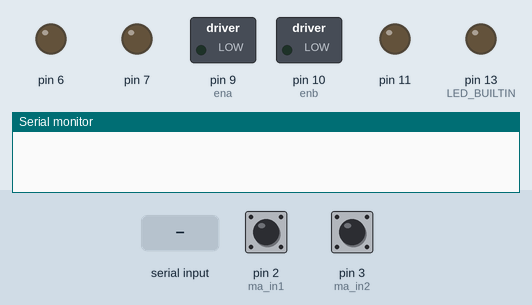
Bench run of a sketch on a simulated Arduino Uno, built with avr-gcc and run on an emulated ATmega328P. Shown: switched loads named in the sketch (green lamp = pin HIGH), output pins drawn as LEDs (lit = HIGH), the last lines printed to the serial monitor. Inputs (shaded band) come from the test bench; at power-on: pin 2 (ma_in1) HIGH, pin 3 (ma_in2) HIGH.

Above: at 1.2 s.
1.3 s: "1" received over Serial
At 2.2 s:
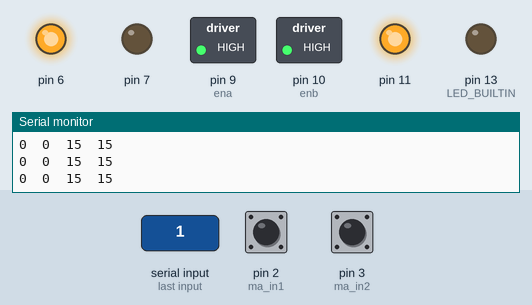
Timing chart, 0 to 4.3 s (numbered marks = the images above; inputs shaded):
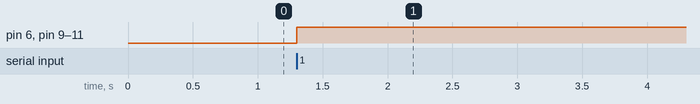

Measured:
- after the input at 1.3 s, pin 6, pin 9 (ena), pin 10 (enb), pin 11: LOW → HIGH at once

The sketch:

Navigation.ino
```cpp
// #include <QMC5883LCompass.h>
#include "Communication.h"
#include "SpeedCal.h"
#include "PID.h"
#include "Motor_Controller.h"
#include "Main_Controller.h"


const int motorA_dir1 = 6;
const int motorA_dir2 = 7;
const int motorB_dir1 = 9;
const int motorB_dir2 = 8;
const int motorA_en = 10;
const int motorB_en = 11;
void setup()
{

    pinMode(encoderA, INPUT);
    pinMode(encoderB, INPUT);
    pinMode(LED_BUILTIN, OUTPUT);
    attachInterrupt(digitalPinToInterrupt(encoderA), isrA, RISING);
    attachInterrupt(digitalPinToInterrupt(encoderB), isrB, RISING);
    Serial.begin(9600);
}

void test_main_controoler_linear()
{
    PID_data pid_control_variables = {0.225f, 0.36f, 0.0f};
    MotorController motors = MotorController(motorA_dir1,
                                             motorA_dir2,
                                             motorB_dir1,
                                             motorB_dir2,
                                             motorA_en,
                                             motorB_en);
    MainController controller = MainController(&motors,pid_control_variables);
    controller.set_motor_speed(15.0f,-15.0f);

    while(1){
        wait_for_serial();
        uint64_t time = micros();
        float delta = 0.0f;
        while (1)
        {
            controller.control_speed(speedA,speedB,delta);
            if(Serial.available()){
                wait_for_serial();
                motors.Brake_A();
                motors.Brake_B();
                motors.control(0.0f,0.0f);
                break;
            }
            Serial.print("SpeedA: ");
            Serial.print(speedA);
            Serial.print(',');
            Serial.print("SpeedB: ");
            Serial.print(speedB);
            Serial.println();

            delta = float(micros() - time)/1.0e6f;
            time = micros();

        }

    }
}


void test_go_distance(){

    PID_data pid_control_variables = {0.225f, 0.36f, 0.0f};
    MotorController motors = MotorController(motorA_dir1,
                                             motorA_dir2,
                                             motorB_dir1,
                                             motorB_dir2,
                                             motorA_en,
                                             motorB_en);
    MainController controller = MainController(&motors,pid_control_variables);
    while(1){
        wait_for_serial();
        controller.set_linear_distance(counterA,counterB,15.0f);
        uint64_t time = micros();
        float delta = 0.0f;
        while (1)
        {
            bool status = controller.go_linear_distance(counterA,counterB,speedA,speedB,delta);
            if(status){
                break;
            }
            Serial.print((int)counterA);
            Serial.print('\t');
            Serial.print((int)counterB);
            Serial.print('\t');
            Serial.print((int)controller.m_target_countA);
            Serial.print('\t');
            Serial.print((int)controller.m_target_countB);
            Serial.println();
            delta = float(micros() - time)/1.0e6f;
            time = micros();
        }

    }
}

void loop()
{

    test_go_distance();
}
```

Communication.h
```cpp
#ifndef COMMUNICATION_HEADER
#define COMMUNICATION_HEADER

struct Data{
        float Kp = 0.0f;
        float Ki = 0.0f;
        float Kd = 0.0f;
        float set_point = 0.0f;
};

void wait_for_serial(){
    while (!Serial.available())
    {
        /* code */
    }
    while(Serial.available()){
        Serial.read();
    }

}

Data get_serial_data(){
    Data my_data = Data();
    while(!Serial.available()){

    }
    float buffer[4] = {0};
    Serial.readBytes((uint8_t*)buffer,4*4);
    my_data.Kp = buffer[0];
    my_data.Ki = buffer[1];
    my_data.Kd = buffer[2];
    my_data.set_point = buffer[3];

    Serial.print("Kp: ");
    Serial.print(my_data.Kp);
    Serial.print(",");
    Serial.print("Ki: ");
    Serial.print(my_data.Ki);
    Serial.print(",");
    Serial.print("Kd: ");
    Serial.print(my_data.Kd);
    Serial.print(",");
    Serial.print("set_point: ");
    Serial.print(my_data.set_point);
    Serial.println();

    if(Serial.available()){ //clean up
        while (Serial.available())
        {
            Serial.read();
        }

    }
    return my_data;
}


#endif
```

Main_Controller.h
```cpp
#ifndef MAIN_CONTROLLER_HEADER
#define MAIN_CONTROLLER_HEADER

#include "Motor_Controller.h"
#include "PID.h"

const float tick_constant = 1.0f;
const float max_linear_speed = 10.0f;
struct MainController
{
    MotorController *m_motors;
    PID m_motor_A;
    PID m_motor_B;
    float m_motor_speed_A =0.0f;
    float m_motor_speed_B = 0.0f;
    uint64_t m_target_countA = 0;
    uint64_t m_target_countB = 0;
    uint64_t m_to_go = 0;
    MainController(MotorController *motors,PID_data motor_pid_data)
        :m_motors(motors), m_motor_A(PID(motor_pid_data)), m_motor_B(PID(motor_pid_data))
    {

    }

    void set_motor_speed(float motor_speed_A,float motor_speed_B){
        m_motor_speed_A = motor_speed_A;
        m_motor_speed_B = motor_speed_B;
        m_motor_A.set_point(abs(m_motor_speed_A));
        m_motor_B.set_point(abs(m_motor_speed_A));
    }

    void control_speed(float current_speed_A,float current_speed_B,float delta){
        // Serial.println(delta);
        float ca = m_motor_A.control(current_speed_A,delta);
        float cb = m_motor_B.control(current_speed_B,delta);
        ca = ca >0?ca:0;
        cb = cb >0?cb:0;

        ca = m_motor_speed_A >0 ? ca:-ca;
        cb = m_motor_speed_B >0 ? cb:-cb;
        // Serial.print("ca: ");
        // Serial.print(ca);
        // Serial.print(",");
        // Serial.print("cb: ");
        // Serial.print(cb);
        // Serial.print(",");
        m_motors->control(ca,cb);


    }

    void set_linear_distance(uint64_t counterA,uint64_t counterB,float distance){
        //blocking code to go a certain linear distance
        uint64_t to_go = (uint64_t)(distance/tick_constant);
        m_target_countA = counterA+to_go;
        m_target_countB = counterB+to_go;
        m_to_go = to_go;

    }

    bool go_linear_distance(uint64_t counterA,uint64_t counterB,float csa,float csb,float delta){
        float sa = max_linear_speed;
        float sb = max_linear_speed;
        set_motor_speed(sa,sb);
        control_speed(csa,csb,delta);
        if(counterA >= m_target_countA || counterB >= m_target_countB){
            set_motor_speed(0.0,0.0);
            m_motors->Brake_A();
            m_motors->Brake_B();
            return true;
        }
        return false;
    }

};

#endif
```

Motor_Controller.h
```cpp
#ifndef MOTOR_CONTROLLER
#define MOTOR_CONTROLLER
#define ANALOG_OUTPUT_SCALE 255

void clamp(float& val,float c){
    if(val < -c){
        val = -c;
    }
    if(val > c){
        val = c;
    }
}

struct MotorController
{

    uint8_t ma_in1 = 2;
    uint8_t ma_in2 = 3;
    uint8_t mb_in1 = 4;
    uint8_t mb_in2 = 5;
    uint8_t ena = 9;
    uint8_t enb = 10;

    MotorController(uint8_t ma_in1, uint8_t ma_in2, uint8_t mb_in1, uint8_t mb_in2, uint8_t ena,uint8_t enb)
        :ma_in1(ma_in1),ma_in2(ma_in2),mb_in1(mb_in1),mb_in2(mb_in2),ena(ena),enb(enb)
    {
        pinMode(ma_in1,OUTPUT);
        pinMode(ma_in2,OUTPUT);
        pinMode(mb_in1,OUTPUT);
        pinMode(ma_in2,OUTPUT);

        pinMode(ena,OUTPUT);
        pinMode(enb,OUTPUT);
    }

    void Brake_A(){
        pinMode(ma_in1,LOW);
        pinMode(ma_in2,LOW);
    }

    void Brake_B(){
        pinMode(mb_in1,LOW);
        pinMode(mb_in2,LOW);
    }

    void control(float ma_v, float mb_v){
        /*
        ma_v : velocity of motor A normalized (between -1 and 1)
        mb_v : velocity of motor B normalized (between -1 and 1)

        */
        clamp(ma_v,1);
        clamp(mb_v,1);

        analogWrite(ena,abs(ma_v)*ANALOG_OUTPUT_SCALE);
        analogWrite(enb,abs(mb_v)*ANALOG_OUTPUT_SCALE);
        if(ma_v >= 0){
            digitalWrite(ma_in1,HIGH);
            digitalWrite(ma_in2,LOW);
        }
        else{
            digitalWrite(ma_in1,LOW);
            digitalWrite(ma_in2,HIGH);
        }

        if(mb_v >=0){
            digitalWrite(mb_in1,HIGH);
            digitalWrite(mb_in2,LOW);
        }
        else{
            digitalWrite(mb_in1,LOW);
            digitalWrite(mb_in2,HIGH);
        }


    }
};


struct Speed_Cal
{
    uint64_t pre_count=0;
    uint64_t time;
    uint64_t divs;
    float speed;
    Speed_Cal(uint64_t time,uint64_t divisions)
    :time(time) , divs(divisions)
    {
        speed = 0.0f;
    }
    float calculate(uint64_t count){
        int divisions = count - pre_count;
        float  dt = float(micros()-time)/(1.0e6f);
        // Serial.println(dt);
        if(divisions == 0){
            float anlge = (1.0f/float(divs))*2*PI;
            float ss = anlge/dt;
            if(ss < speed) return ss;
            return speed;
        }
        float angle =   (float(divisions)/float(divs))*2*PI ;
        pre_count = count;
        time = micros();
        speed = angle/dt;
        return speed;


    }
};


void check_motors(MotorController& motors,uint32_t dtime){
    motors.control(1,1);
}
#endif
```

PID.h
```cpp
#ifndef PID_HEADER
#define PID_HEADER

struct PID_data{
    float K_P;
    float K_I;
    float K_D;
};
struct PID
{

    float m_set_point = 0.0f;
    float m_K_P = 0.0f;
    float m_K_D = 0.0f;
    float m_K_I = 0.0f;
    float I_error = 0.0f;

    PID(){}
    PID(PID_data data){
        m_K_P = data.K_P;
        m_K_I = data.K_I;
        m_K_D = data.K_D;
    }

    PID(float K_P, float K_D, float K_I)
        : m_K_P(K_P), m_K_D(K_D), m_K_I(K_I)
    {
    }

    void set_point(float set_point){
        m_set_point = set_point;
    }

    float control(float measurement,float delta){

        float error = m_set_point - measurement;


        if ( (I_error > 1 && error > 0) || ( I_error < -1 && error < 0 ))
        {  }

        else
        { I_error = I_error + delta*error;}

        float signal = m_K_P * error + m_K_I * I_error;
        return signal;

    }
};


#endif
```

SpeedCal.h
```cpp
#ifndef SPEEDCAL_HEADER
#define SPEEDCAL_HEADER
const int encoderA = 2;
const int encoderB = 3;


const float filter_factor = 0.05;
const float noise_reject = 0.001f;

volatile uint64_t counterA = 0;
volatile float pre_timeA = 0.0f;
volatile float speedA = 0.0f;
// volatile bool show = false;
// volatile float delta_t=0.0f ;
// volatile uint8_t pinstate = 0;

void isrA(){
    long ct = micros();
    float dt = float(ct - pre_timeA)/float(1.0e6);

    if(dt < noise_reject || digitalRead(encoderA)==0) return;
    counterA++;
    // pinstate = digitalRead(encoderA);

    speedA = (PI/10)/dt;
    pre_timeA = ct;
    // show = true;
    // delta_t = dt;
}

volatile uint64_t counterB = 0;
volatile float pre_timeB = 0.0f;
volatile float speedB = 0.0f;

void isrB(){
    long ct = micros();
    float dt = (ct - pre_timeB)/(1.0e6);
    if(dt <noise_reject || digitalRead(encoderB)==0) return;
    counterB++;
    speedB = PI/10/dt;
    pre_timeB = ct;
}
#endif
```
